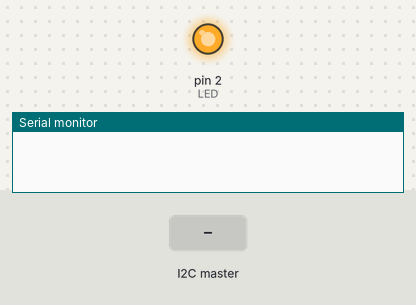
The sketch below on a simulated Arduino Uno, built with avr-gcc and run on an emulated ATmega328P. Shown: output pins drawn as LEDs (lit = HIGH), the last lines printed to the serial monitor. The inputs (shaded band) are chosen by the test bench. Storage starts empty.

Above: at 0.6 s.
At 3.7 s:
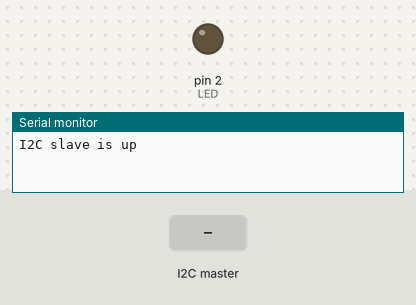
3.8 s: the I2C master sends the byte 1
Timing chart, 0 to 6.8 s (numbered marks = the images above; inputs shaded):
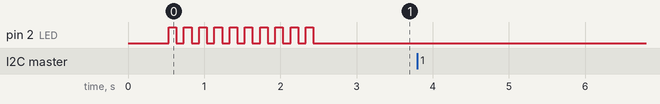

The sketch:

logger_i2c_slave.ino
```cpp
#include <Arduino.h>

#define SD_CARD

// SPI for SD card i/f
#include <SPI.h>
#include <SD.h>


//#include "logger_register_space.h"
#include "logger_i2c_slave.h"

// Wire implements I2C i/f,
#ifdef ATTINY85
  //#include <TinyWireS.h>
#else
  #include <Wire.h>
#endif

uint16_t r,g,b,t;
uint16_t rgb_vals [3];

unsigned int arr [128];
int led_delay;

unsigned char RequestedRegister;
bool sense_enable = 0;
int err_code = 0;
int tmp = 0;
void setup()
{
//----- LED init -----//
  pinMode(LED, OUTPUT);
  pinMode(SD_CS, OUTPUT);

  Serial.begin(9600);
  #ifdef ATTINY85
    TinyWireS.begin(I2C_ADDRESS);
    TinyWireS.onReceive(receiveEvent); //data written from master to slave
    TinyWireS.onRequest(requestEvent); //data requested by the master
  #else
    Wire.begin(I2C_ADDRESS);
    Wire.onReceive(receiveEvent);
    Wire.onRequest(requestEvent);
  #endif
//  Serial.println("I2C slave is up");
  led_delay = 10;

//----   SD card reader init   -----//
  // make sure that the default chip select pin is set to
  // output, even if you don't use it:

#ifdef SD_CARD
  // see if the card is present and can be initialized:
  if (!SD.begin(SD_CS)) {
    err_code = 15;
  }


  // find a new filename to use
  while (SD.exists(filename)) {
    filename_idx++;
    sprintf(filename, "log%03d.csv", filename_idx);
  }

  File dataFile = SD.open(filename, FILE_WRITE);
  // if the file is available, write to it:
  if (dataFile) {
    dataFile.println(csv_header);
    dataFile.close();
  }
#endif
   delay(500);
   for (tmp=0; tmp<10; tmp++) {
      digitalWrite(LED, HIGH);
      delay(100);
      digitalWrite(LED, LOW);
      delay(100);
   }

  if (err_code > 0) {
    while (1){
      for (tmp=0; tmp< err_code; tmp++) {
        digitalWrite(LED, HIGH);   // turn the LED on (HIGH is the voltage level)
        delay(250);
        digitalWrite(LED, LOW);
        delay(250);
      }
      delay(5000);
    }
  }
  Serial.println("I2C slave is up");
}


void loop()
{
    #ifdef ATTINY85
      TinyWireS_stop_check();
    #endif
}


// function that executes whenever data is received from master
// this function is registered as an event, see setup()
#ifdef ATTINY85
void receiveEvent(uint8_t howMany)
#else
void receiveEvent(int howMany)
#endif
{
  unsigned long time;
  Serial.print("I2C slave: receiveEvent. howMany=");
  Serial.println(howMany);
  //writeToSD(filename, "receiveEvent");
  //  sprintf(csv_row, "%lu,%d,%d,%d,%lu,%ld,%d,%s", time,x,parachute_open_code, (int)(temp*100),pres,dPa, dPa_running_avg,StateNames[state]);
  //  writeToSD(filename, csv_row);

  if(howMany == 1)   {
    int command =  receive_i2c_data8();
    command_handler (command);
  }
  else {
    char csv_row[100] = "";
    for (int i=0; i<(howMany/2); i++) {
      int st = receive_i2c_data16();
      sprintf(csv_row, "%s,%d", csv_row,st);
      Serial.println(csv_row);
    }
    time = millis();
    sprintf(csv_row, "%s,%lu",csv_row, time);
    Serial.print("row:");
    Serial.println(csv_row);
    writeToSD(filename, csv_row);
  }
}

void requestEvent()
{
  uint16_t data;
  Serial.println("I2C slave: requestEvent");
  //writeToSD(filename, "requestEvent");
  switch(RequestedRegister)
  {
    case 0: {
      data = 0xffff;
      break;
    }
    default: {
      data = (uint16_t) arr[RequestedRegister];
      break;
    }
  }
  send_i2c_data16(data);
}

void command_handler (int command) {
  writeToSD(filename, "command_handler");
  switch (command) {
    default: {
      break;
    }
  }
}


// per implementation functions (different between uno and tiny)
void send_i2c_data16(uint16_t data){
  #ifdef ATTINY85
    TinyWireS.send(data & 0xff); // low byte
    TinyWireS.send(data >> 8);   // high byte
  #else
    Wire.write(data & 0xff); // low byte
    Wire.write(data >> 8);   // high byte
  #endif
}
byte receive_i2c_data8() {
  byte result = 0;
  #ifdef ATTINY85
    result = TinyWireS.receive();
  #else
    result = Wire.read();
  #endif
  return result;
}
uint16_t receive_i2c_data16() {
  uint16_t result = 0;
  #ifdef ATTINY85
    result = TinyWireS.receive() << 8 | TinyWireS.receive();
  #else
    result = Wire.read() << 8 | Wire.read();
  #endif
  return result;
}

void writeToSD(char* filename, char* str) {
  // open the file. note that only one file can be open at a time,
  // so you have to close this one before opening another.
#ifdef SD_CARD
  File dataFile = SD.open(filename, FILE_WRITE);

  // if the file is available, write to it:
  if (dataFile) {
    dataFile.println(str);
    dataFile.close();
  }
  // if the file isn't open, pop up an error:
  else {
  }
#endif
}
```

logger_i2c_slave.h
```cpp
#include <Arduino.h>
//#include <TinyWireS.h>


void requestEvent();
//void ReceiveEvent(int howMany);
#ifdef ATTINY85
void receiveEvent(uint8_t howMany);
#else
void receiveEvent(int howMany);
#endif

void command_handler (int command);
void send_i2c_data16(uint16_t data);
byte receive_i2c_data8();
uint16_t receive_i2c_data16();
void writeToSD(char* filename, char* str);

const int I2C_ADDRESS = 11;
const int SD_CS = 10;
const int LED = 2;

int filename_idx = 0;
char filename[11] = "log000.csv";

char csv_header[100] = "empty,f1,f2,f3,f4,f5,time[ms]";
char csv_row[100] = "";
```
